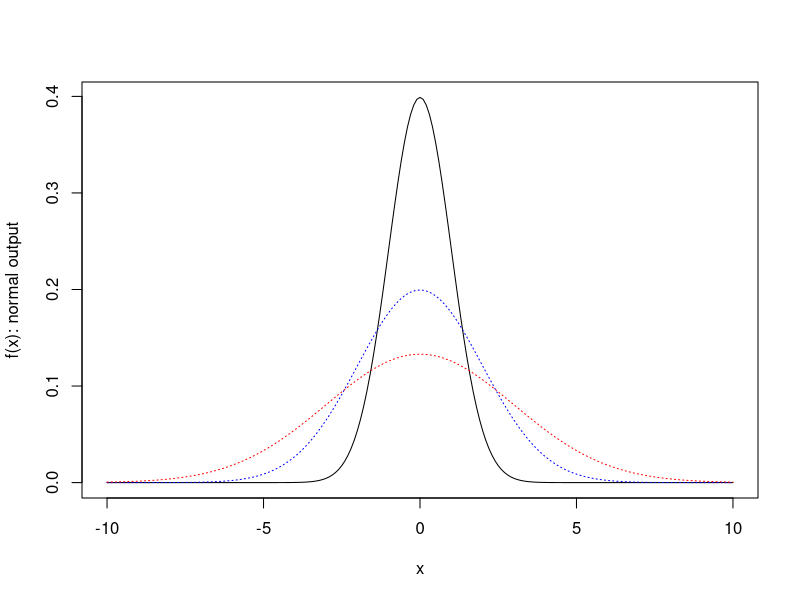
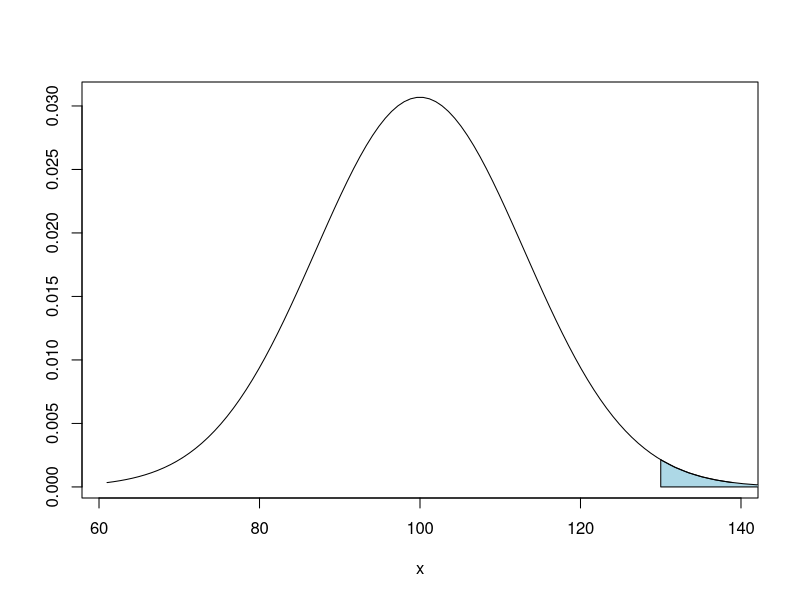

R code for these plots, in order:

# plot function borrowed from here 
#https://r-coder.com/normal-distribution-r/
 
#Another plot function - prob easier to use  
#https://homerhanumat.github.io/tigerstats/qnorm.html 
  
  #Our population, Z distribution 
  x <- seq(from =-10, to =10, by = 0.1)
  plot(x, dnorm(x), type = "l" , ylab = "f(x): normal output") #mena is set to zero, and sd is 1
  
  
  lines(x, dnorm(x, mean = 0, sd = 2), col = "blue", lty = 3, lwd = 1)
  
  lines(x, dnorm(x, mean = 0, sd = 3), col = "red", lty = 3, lwd = 1)
  
  





normal_area <- function(mean = 0, sd = 1, lb, ub, acolor = "lightgray", ...) {
  x <- seq(mean - 3 * sd, mean + 3 * sd, length = 100) 
  
  if (missing(lb)) {
    lb <- min(x)
  }
  if (missing(ub)) {
    ub <- max(x)
  }
  
  x2 <- seq(lb, ub, length = 100)    
  plot(x, dnorm(x, mean, sd), type = "n", ylab = "")
  
  y <- dnorm(x2, mean, sd)
  polygon(c(lb, x2, ub), c(0, y, 0), col = "lightblue")
  lines(x, dnorm(x, mean, sd), type = "l", ...)
}



normal_area(mean = 100, sd = 13, lb=130, ub=300, acolor = "lightgray")


pnorm(130, mean = 100, sd = 13, lower.tail = FALSE)


